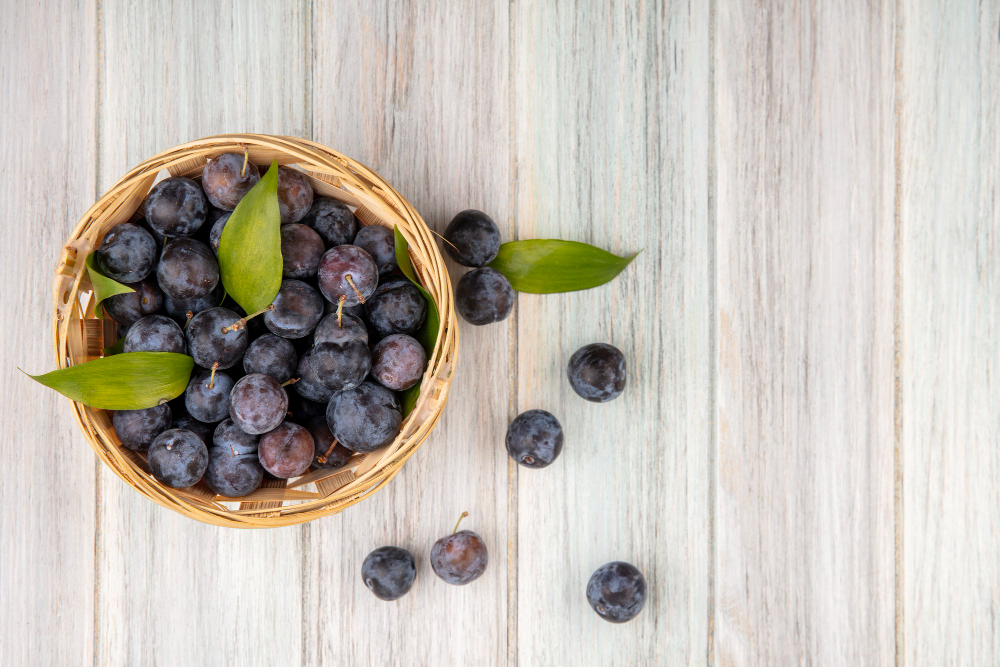
#> input picture canny pointilhismo/uvas.jpg, 1000 x 667 px
$ python point.py
#> lines starting #> are read from the running program, lines starting #| are printed output that depends on the picture
import cv2 as cv
import numpy as np


def callback(x): pass


def pointilhismo(img):
    altura = img.shape[0]
    largura = img.shape[1]
    point = np.zeros(img.shape, dtype=np.uint8)
    STEP = 5
    RAIO = 3
    JITTER = 3

    xrange = np.arange(0, altura-STEP, STEP) + STEP // 2
    yrange = np.arange(0, largura-STEP, STEP) + STEP // 2

    np.random.shuffle(xrange)
    for i in xrange:
        np.random.shuffle(yrange)
        for j in yrange:
            x = i + np.random.randint((2 * JITTER) - JITTER + 1)
            y = j + np.random.randint((2 * JITTER) - JITTER + 1)
            cor = img[x, y]
            point = cv.circle(point, (y, x), RAIO, (int(cor[0]), int(
                cor[1]), int(cor[2])), -1, lineType=cv.LINE_AA)
    cv.imshow('POINTILHISMO', point)
    return point


def pointilhismo_canny(img, pointilhismo, t):
    result = pointilhismo.copy()

    for i in range(0, 6, 1):
        canny = cv.Canny(img, i*t, i*t*3)
        pontos = np.where(canny != 0)
        pontos = zip(pontos[0], pontos[1])
        for p in pontos:
            cor = img[p]
            result = cv.circle(result, (p[1], p[0]), i,  (int(cor[0]), int(
                cor[1]), int(cor[2])), -1, lineType=cv.LINE_AA)
    return result


def main():
    img = cv.imread('uvas.jpg')
#> img is the input picture: shape (667, 1000, 3); mean B, G, R 181.4, 190.4, 196.8
    cv.imshow('ORIGINAL', img)
    cv.namedWindow('POINTILHISMO')
    cv.namedWindow('CANNY')
    cv.namedWindow('POINTILHISMO AJUSTADO')
    cv.createTrackbar('T', 'CANNY', 20, 255, callback)

    while True:
        t = cv.getTrackbarPos('T', 'CANNY')
        canny = cv.Canny(img, t, t*3)
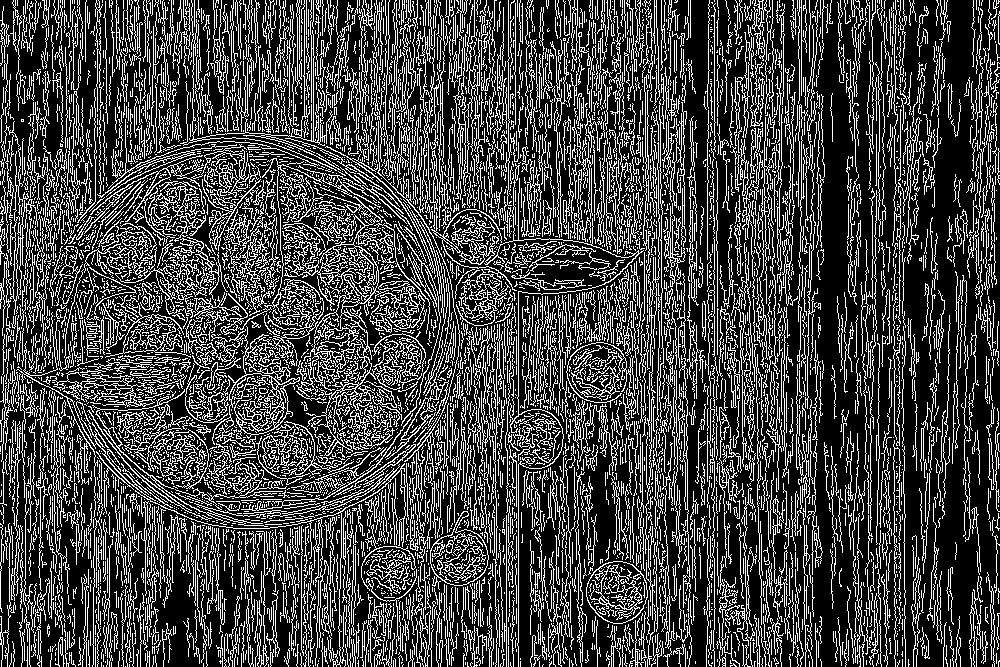
#> canny: shape (667, 1000); 26.5% white in thin lines or dots
        cv.imshow('CANNY', canny)
        resultado = pointilhismo_canny(img, pointilhismo(img), t)
#> after the loop in pointilhismo, `for i in xrange:`:
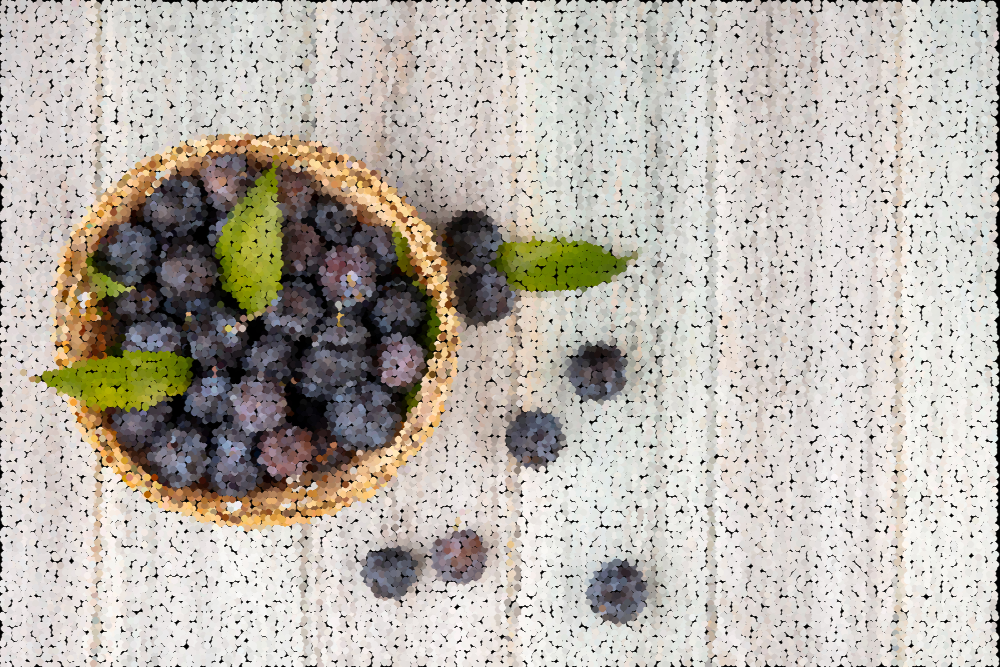
#> point: shape (667, 1000, 3); mean B, G, R 172.4, 180.9, 187
#> the loop in pointilhismo_canny, `for i in range(0, 6, 1):` made 6 passes
#> pontos on passes 1 to 6: 219811 positions, rows 0 to 666, columns 0 to 999, 176899 positions, rows 0 to 666, columns 0 to 999, 91469 positions, rows 0 to 666, columns 2 to 999, 57250 positions, rows 0 to 666, columns 16 to 999, 42676 positions, rows 0 to 666, columns 17 to 999, 32510 positions, rows 0 to 666, columns 17 to 900
#> pass 1, in pointilhismo_canny, `canny = cv.Canny(img, i*t, i*t*3)`:
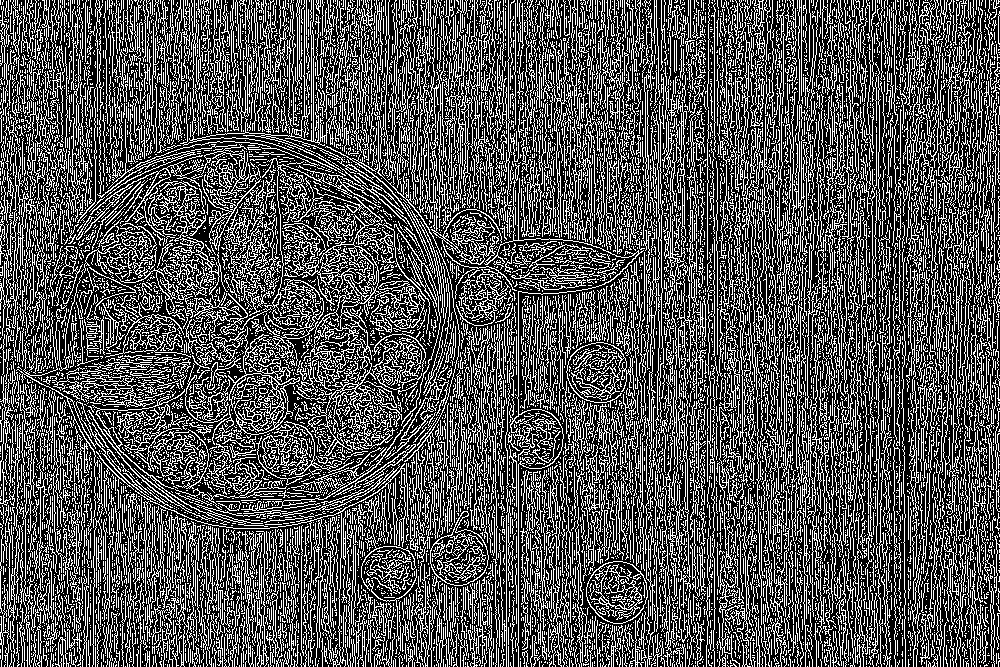
#> canny: shape (667, 1000); 33% white in thin lines or dots
#> pass 3, in pointilhismo_canny, `canny = cv.Canny(img, i*t, i*t*3)`:
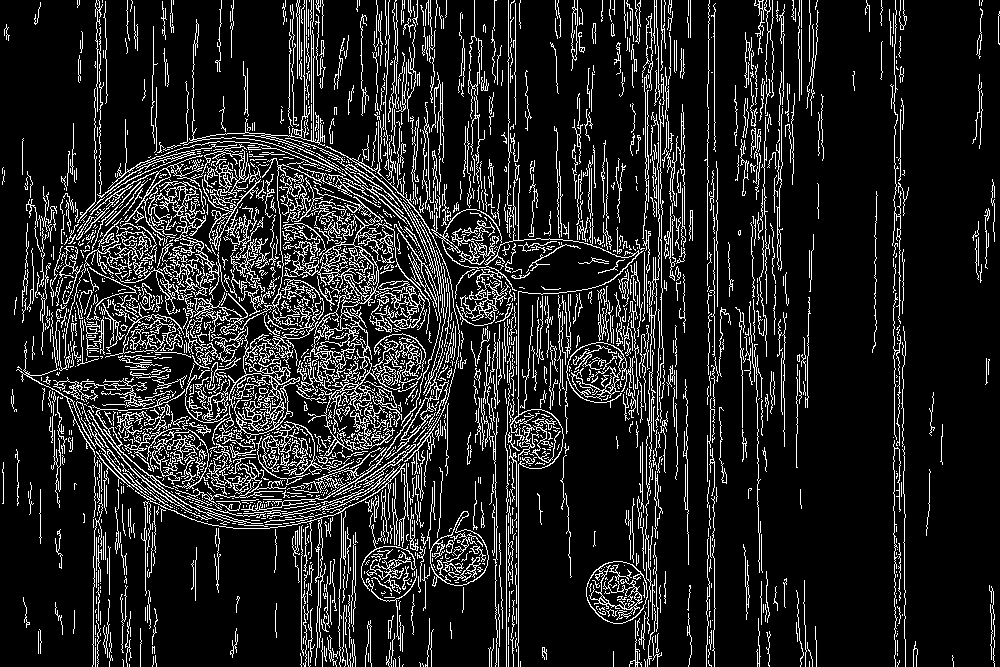
#> canny: shape (667, 1000); 13.7% white in thin lines or dots
#> after the loop in pointilhismo_canny, `for i in range(0, 6, 1):`:
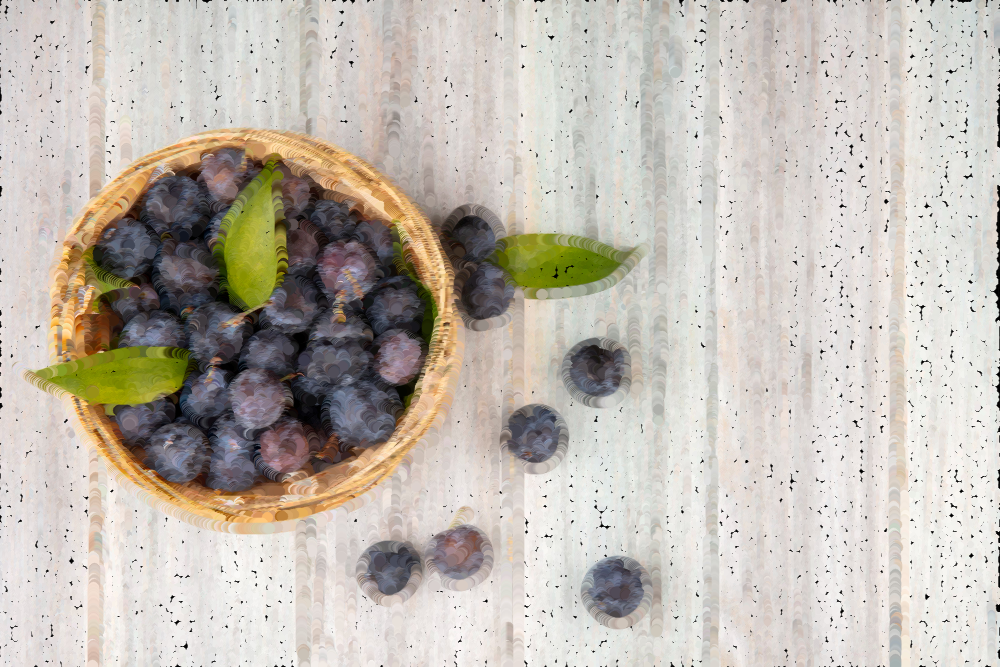
#> result: shape (667, 1000, 3); mean B, G, R 178.3, 187.4, 194.1
        cv.imshow('POINTILHISMO AJUSTADO', resultado)
        k = cv.waitKey(1) & 0xFF
#> (key Esc is pressed here)
        if k == 27:
            break

    cv.destroyAllWindows()


if __name__ == '__main__':
    main()
